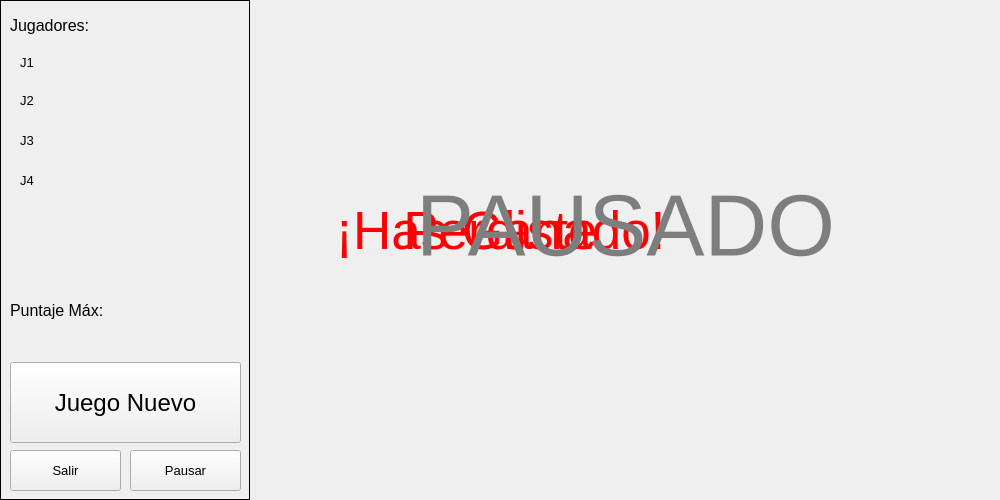
<?xml version="1.0" encoding="UTF-8"?>
<ui version="4.0">
 <class>Form</class>
 <widget class="QWidget" name="Form">
  <property name="geometry">
   <rect>
    <x>0</x>
    <y>0</y>
    <width>1000</width>
    <height>500</height>
   </rect>
  </property>
  <property name="windowTitle">
   <string>Form</string>
  </property>
  <widget class="QFrame" name="frame">
   <property name="geometry">
    <rect>
     <x>0</x>
     <y>0</y>
     <width>250</width>
     <height>500</height>
    </rect>
   </property>
   <property name="frameShape">
    <enum>QFrame::Box</enum>
   </property>
   <property name="frameShadow">
    <enum>QFrame::Plain</enum>
   </property>
   <widget class="QLabel" name="label_jug">
    <property name="geometry">
     <rect>
      <x>10</x>
      <y>10</y>
      <width>101</width>
      <height>31</height>
     </rect>
    </property>
    <property name="font">
     <font>
      <pointsize>12</pointsize>
     </font>
    </property>
    <property name="text">
     <string>Jugadores:</string>
    </property>
   </widget>
   <widget class="QLabel" name="label_punt">
    <property name="geometry">
     <rect>
      <x>10</x>
      <y>290</y>
      <width>101</width>
      <height>41</height>
     </rect>
    </property>
    <property name="font">
     <font>
      <pointsize>12</pointsize>
     </font>
    </property>
    <property name="text">
     <string>Puntaje Máx:</string>
    </property>
   </widget>
   <widget class="QPushButton" name="boton_pausa">
    <property name="geometry">
     <rect>
      <x>130</x>
      <y>450</y>
      <width>111</width>
      <height>41</height>
     </rect>
    </property>
    <property name="font">
     <font>
      <pointsize>10</pointsize>
     </font>
    </property>
    <property name="focusPolicy">
     <enum>Qt::NoFocus</enum>
    </property>
    <property name="text">
     <string>Pausar</string>
    </property>
   </widget>
   <widget class="QPushButton" name="boton_nuevo">
    <property name="geometry">
     <rect>
      <x>10</x>
      <y>362</y>
      <width>231</width>
      <height>81</height>
     </rect>
    </property>
    <property name="font">
     <font>
      <pointsize>18</pointsize>
     </font>
    </property>
    <property name="focusPolicy">
     <enum>Qt::NoFocus</enum>
    </property>
    <property name="text">
     <string>Juego Nuevo</string>
    </property>
   </widget>
   <widget class="QPushButton" name="boton_salir">
    <property name="geometry">
     <rect>
      <x>10</x>
      <y>450</y>
      <width>111</width>
      <height>41</height>
     </rect>
    </property>
    <property name="font">
     <font>
      <pointsize>10</pointsize>
     </font>
    </property>
    <property name="focusPolicy">
     <enum>Qt::NoFocus</enum>
    </property>
    <property name="text">
     <string>Salir</string>
    </property>
   </widget>
   <widget class="QLabel" name="label_j1">
    <property name="geometry">
     <rect>
      <x>20</x>
      <y>52</y>
      <width>211</width>
      <height>21</height>
     </rect>
    </property>
    <property name="font">
     <font>
      <pointsize>10</pointsize>
     </font>
    </property>
    <property name="text">
     <string>J1</string>
    </property>
   </widget>
   <widget class="QLabel" name="label_j2">
    <property name="geometry">
     <rect>
      <x>20</x>
      <y>90</y>
      <width>211</width>
      <height>21</height>
     </rect>
    </property>
    <property name="font">
     <font>
      <pointsize>10</pointsize>
     </font>
    </property>
    <property name="text">
     <string>J2</string>
    </property>
   </widget>
   <widget class="QLabel" name="label_j3">
    <property name="geometry">
     <rect>
      <x>20</x>
      <y>130</y>
      <width>211</width>
      <height>21</height>
     </rect>
    </property>
    <property name="font">
     <font>
      <pointsize>10</pointsize>
     </font>
    </property>
    <property name="text">
     <string>J3</string>
    </property>
   </widget>
   <widget class="QLabel" name="label_4">
    <property name="geometry">
     <rect>
      <x>20</x>
      <y>170</y>
      <width>211</width>
      <height>21</height>
     </rect>
    </property>
    <property name="font">
     <font>
      <pointsize>10</pointsize>
     </font>
    </property>
    <property name="text">
     <string>J4</string>
    </property>
   </widget>
  </widget>
  <widget class="QLabel" name="label_ganar">
   <property name="geometry">
    <rect>
     <x>0</x>
     <y>160</y>
     <width>1001</width>
     <height>141</height>
    </rect>
   </property>
   <property name="palette">
    <palette>
     <active>
      <colorrole role="WindowText">
       <brush brushstyle="SolidPattern">
        <color alpha="255">
         <red>255</red>
         <green>0</green>
         <blue>0</blue>
        </color>
       </brush>
      </colorrole>
     </active>
     <inactive>
      <colorrole role="WindowText">
       <brush brushstyle="SolidPattern">
        <color alpha="255">
         <red>255</red>
         <green>0</green>
         <blue>0</blue>
        </color>
       </brush>
      </colorrole>
     </inactive>
     <disabled>
      <colorrole role="WindowText">
       <brush brushstyle="SolidPattern">
        <color alpha="255">
         <red>120</red>
         <green>120</green>
         <blue>120</blue>
        </color>
       </brush>
      </colorrole>
     </disabled>
    </palette>
   </property>
   <property name="font">
    <font>
     <pointsize>40</pointsize>
    </font>
   </property>
   <property name="text">
    <string>¡Has Ganado!</string>
   </property>
   <property name="scaledContents">
    <bool>false</bool>
   </property>
   <property name="alignment">
    <set>Qt::AlignCenter</set>
   </property>
  </widget>
  <widget class="QLabel" name="label_perder">
   <property name="geometry">
    <rect>
     <x>0</x>
     <y>160</y>
     <width>1001</width>
     <height>141</height>
    </rect>
   </property>
   <property name="palette">
    <palette>
     <active>
      <colorrole role="WindowText">
       <brush brushstyle="SolidPattern">
        <color alpha="255">
         <red>255</red>
         <green>0</green>
         <blue>0</blue>
        </color>
       </brush>
      </colorrole>
     </active>
     <inactive>
      <colorrole role="WindowText">
       <brush brushstyle="SolidPattern">
        <color alpha="255">
         <red>255</red>
         <green>0</green>
         <blue>0</blue>
        </color>
       </brush>
      </colorrole>
     </inactive>
     <disabled>
      <colorrole role="WindowText">
       <brush brushstyle="SolidPattern">
        <color alpha="255">
         <red>120</red>
         <green>120</green>
         <blue>120</blue>
        </color>
       </brush>
      </colorrole>
     </disabled>
    </palette>
   </property>
   <property name="font">
    <font>
     <pointsize>40</pointsize>
    </font>
   </property>
   <property name="text">
    <string>Perdiste</string>
   </property>
   <property name="scaledContents">
    <bool>false</bool>
   </property>
   <property name="alignment">
    <set>Qt::AlignCenter</set>
   </property>
  </widget>
  <widget class="QLabel" name="background">
   <property name="geometry">
    <rect>
     <x>250</x>
     <y>0</y>
     <width>751</width>
     <height>501</height>
    </rect>
   </property>
   <property name="focusPolicy">
    <enum>Qt::StrongFocus</enum>
   </property>
   <property name="text">
    <string/>
   </property>
  </widget>
  <widget class="QLabel" name="label_pausado">
   <property name="geometry">
    <rect>
     <x>250</x>
     <y>160</y>
     <width>751</width>
     <height>131</height>
    </rect>
   </property>
   <property name="palette">
    <palette>
     <active>
      <colorrole role="WindowText">
       <brush brushstyle="SolidPattern">
        <color alpha="255">
         <red>126</red>
         <green>126</green>
         <blue>126</blue>
        </color>
       </brush>
      </colorrole>
     </active>
     <inactive>
      <colorrole role="WindowText">
       <brush brushstyle="SolidPattern">
        <color alpha="255">
         <red>126</red>
         <green>126</green>
         <blue>126</blue>
        </color>
       </brush>
      </colorrole>
     </inactive>
     <disabled>
      <colorrole role="WindowText">
       <brush brushstyle="SolidPattern">
        <color alpha="255">
         <red>120</red>
         <green>120</green>
         <blue>120</blue>
        </color>
       </brush>
      </colorrole>
     </disabled>
    </palette>
   </property>
   <property name="font">
    <font>
     <pointsize>65</pointsize>
    </font>
   </property>
   <property name="text">
    <string>PAUSADO</string>
   </property>
   <property name="scaledContents">
    <bool>false</bool>
   </property>
   <property name="alignment">
    <set>Qt::AlignCenter</set>
   </property>
  </widget>
  <zorder>background</zorder>
  <zorder>label_ganar</zorder>
  <zorder>label_perder</zorder>
  <zorder>frame</zorder>
  <zorder>label_pausado</zorder>
 </widget>
 <resources/>
 <connections/>
</ui>
